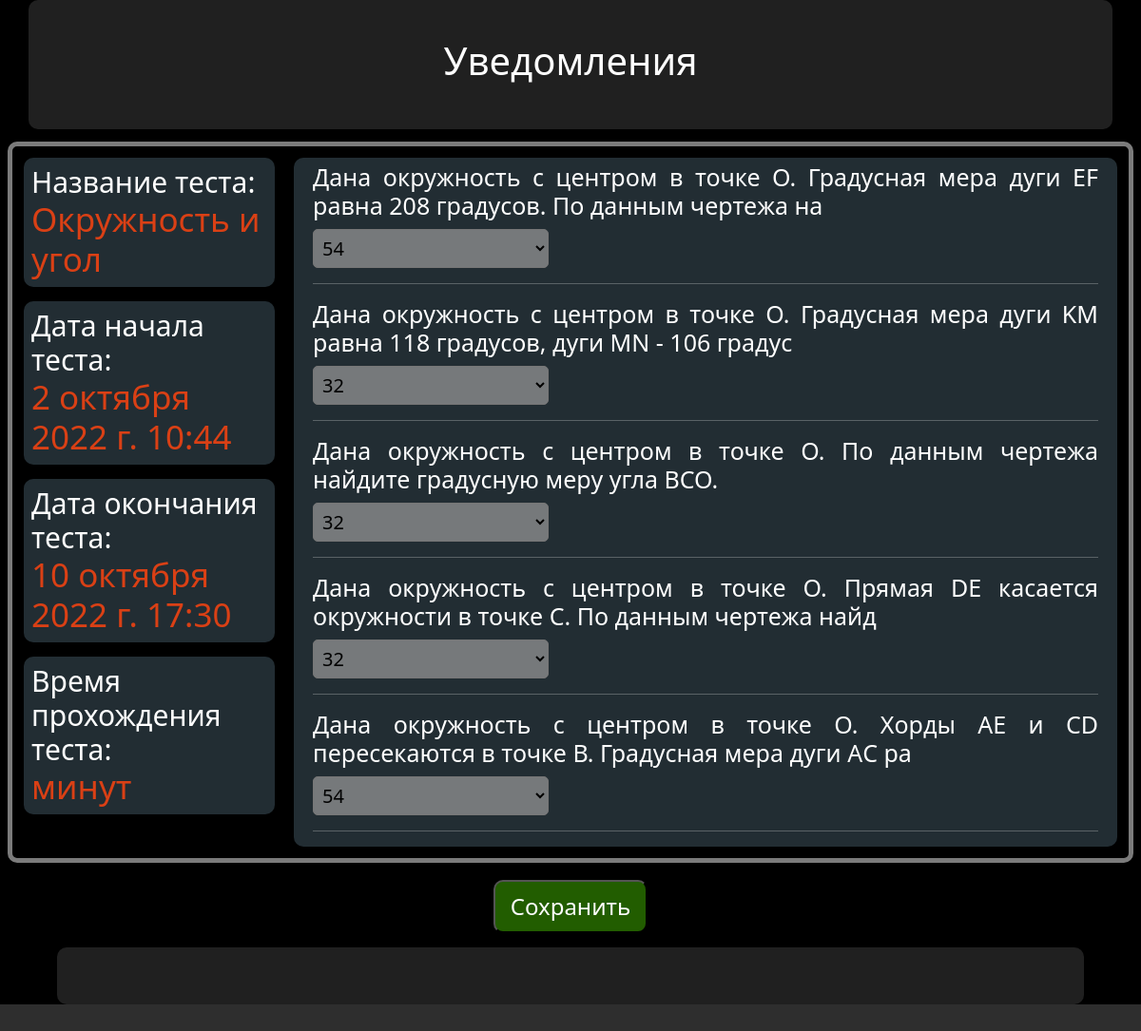
The app's page /test/6 with its own data.
### lecture/models.py (models this page shows, shortened)
class Test(models.Model):
    class Meta:
        verbose_name = 'Тест'
        verbose_name_plural = 'Тесты'
        ordering = ['name_test']
    name_test = models.CharField('Наименование теста', max_length=255)
    start_date = models.DateTimeField('Дата открытие теста')
    end_date = models.DateTimeField('Дата закрытие теста')
    distance = models.IntegerField('Время прохождения теста(мин)')
    is_active = models.BooleanField('Опубликован', null=True)
    answer = models.ManyToManyField(Answer, verbose_name='Вопросы')
    attempts = models.IntegerField(verbose_name='Попытки', max_length=10)

class Answer(models.Model):
    class Meta:
        verbose_name = 'Вопрос'
        verbose_name_plural = 'Вопросы'
        ordering = ['name']
    name = models.CharField(verbose_name='Наименование вопроса', max_length=255)
    ask = models.ManyToManyField(Ask, verbose_name='Список вопросов')
    mark = models.IntegerField(verbose_name='Балл')
    def __str__(self):
        return self.name

### lecture/views.py (the view)
# urls.py: path('test/<int:sub_id>', show_test, name='test'),
def show_test(req, sub_id):
    global id_test
    id_test = sub_id
    data = {
        'test': Test.objects.filter(id=sub_id).order_by('start_date'),
        'title_page': 'Тест',
        'title': 'Тест'
    }
    return render(req, 'lecture/test.html', data)

### lecture/models.py (called while the page is built)
    def __str__(self):
        return self.name

### lecture/templates/lecture/test.html (shortened to what this page needs)
{% extends 'lecture/index.html' %}
{% block content %}
{% for el in test %}
<div class="test_flex">
<div class="test_manage">
    <h2>Название теста: <br> <span class="red_exception">{{ el.name_test }} </span></h2>
    <h2>Дата начала теста: <br> <span class="red_exception">{{ el.start_date }}</span></h2>
    <h2>Дата окончания теста:<br> <span class="red_exception">{{ el.end_date }}</span></h2>
    <h2>Время прохождения теста:<br> <span class="red_exception">{{ distance }} минут </span></h2>
</div>
<div class="answer_manage">
    {% for answer in el.answer.all %}
        <h2>{{ answer }}</h2>
    <form action="/result" method="post" name="user_ask">
        <h5><select name="list">
        {% for ask in answer.ask.all %}
            <h5><option value="{{ answer }}||{{ ask }}">{{ ask }}</option></h5>
        {% endfor %}
        </select></h5><hr style="color: #fff;">
        {% endfor %}
    </div>
    </div>
        <p class="success_save"><input type="submit" value="Сохранить" name="ask"></p>
{% endfor %}
{% endblock %}

### lecture/static/lecture/css/main.css (style rules this page uses)
body { background: #2e2e2e; padding: 0px; margin: 0px; }
.test_flex { display: flex; border: 5px solid rgba(154, 154, 154, 0.8); border-radius: 10px; padding: 12px; margin: 13px 8px; gap: 20px; }
.test_manage h2 { width: 100%; height: auto; padding: 8px; margin: 0 0 15px 0; color: #fff; background: rgba(170, 225, 255, 0.2); border-radius: 10px; font-size:30px; font-weight: 100; }
.red_exception { color: rgba(218, 64, 21, 1); font-size: 35px;; font-weight: 400; }
.answer_manage { padding: 0 20px; border-radius: 10px; background: rgba(170, 225, 255, 0.2); text-align: justify; }
.answer_manage h2 { color: #fff; font-size: 25px; font-weight: 400; margin: 5px 0 5px 0; ; }
.answer_manage h5 select { background: rgba(154, 154, 154, 0.7); color: #000; width: 30%; border-radius: 5px; text-align: left; padding: 5px; margin: 5px 0 0 0; justify-content: center; }
.success_save { width: 90%; margin: auto; text-align: center; }
.success_save input { background: rgb(34, 93, 0); font-size: 24px; font-weight: 500; color: #fff; width: 15%; border-radius: 10px; padding: 8px; margin: 5px 0 15px 0; justify-content: center; }

### records on screen
Test: name_test "Окружность и угол", start_date "2 октября 2022 г. 10:44", end_date "10 октября 2022 г. 17:30"
Answer: name "Дана окружность с центром в точке О. Градусная мера дуги EF равна 208 градусов. По данным чертежа на"
Answer: name "Дана окружность с центром в точке О. Градусная мера дуги KM равна 118 градусов, дуги MN - 106 градус"
Answer: name "Дана окружность с центром в точке О. По данным чертежа найдите градусную меру угла ВСО."
Answer: name "Дана окружность с центром в точке О. Прямая DE касается окружности в точке С. По данным чертежа найд"
Answer: name "Дана окружность с центром в точке О. Хорды АЕ и CD пересекаются в точке В. Градусная мера дуги АС ра"

### other values on screen
form field list "54"
form field list "32"
